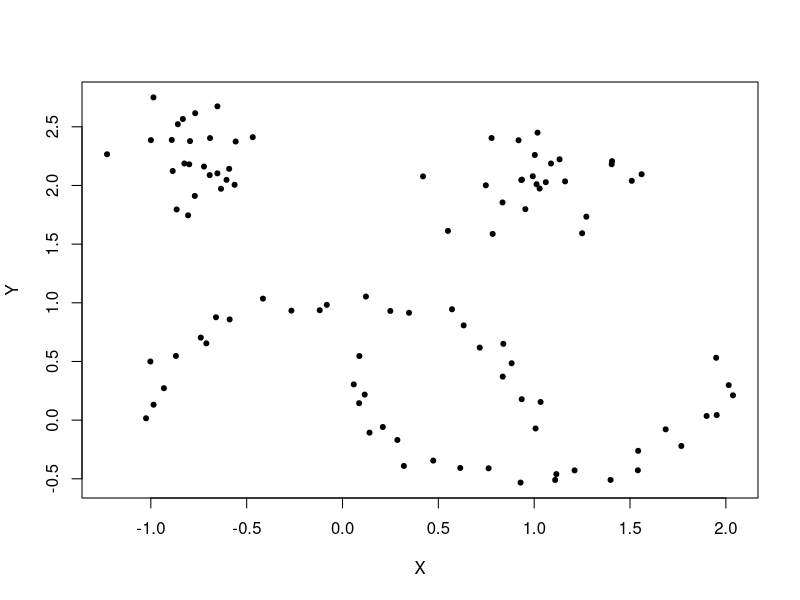
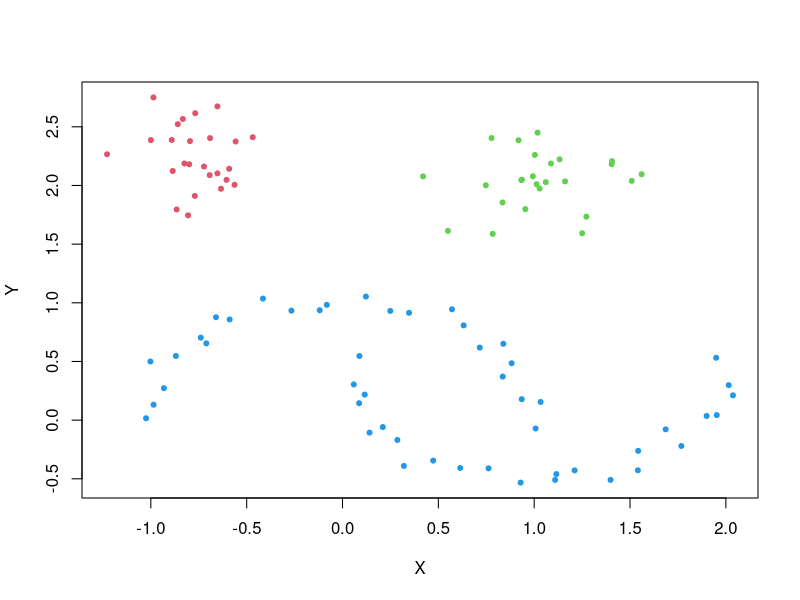
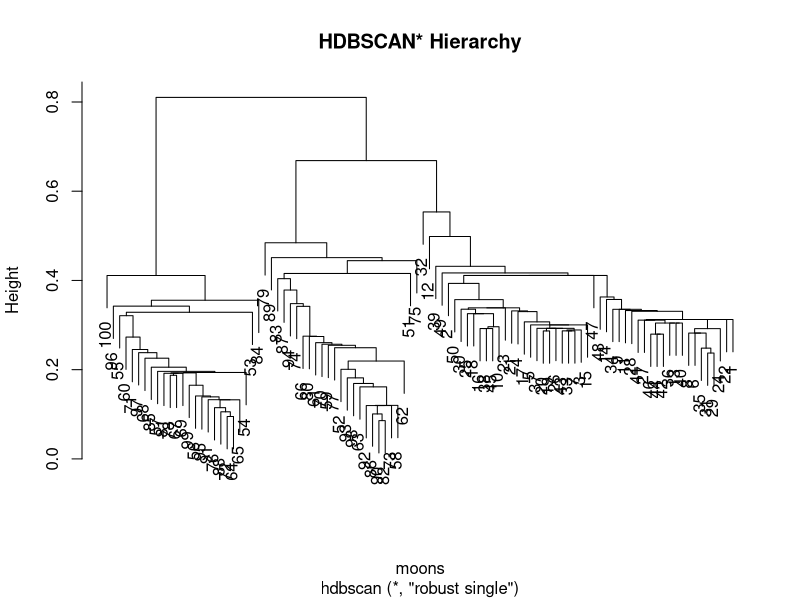

Write the R code that produced these figures, in order. (Note: this script raises an error after producing the figures.)
## ---- chunk 1
library("dbscan")
data("moons")
plot(moons, pch=20)
## ---- chunk 2
  cl <- hdbscan(moons, minPts = 5)
  cl
## ---- chunk 3
 plot(moons, col=cl$cluster+1, pch=20)
## ---- chunk 4
cl$hc
## ---- chunk 5
plot(cl$hc, main="HDBSCAN* Hierarchy")
## ---- chunk 6
cl <- hdbscan(moons, minPts = 5)
check <- rep(F, nrow(moons)-1)
core_dist <- kNNdist(moons, k=5-1)[,5-1]

## cutree doesn't distinguish noise as 0, so we make a new method to do it manually 
cut_tree <- function(hcl, eps, core_dist){
  cuts <- unname(cutree(hcl, h=eps))
  cuts[which(core_dist > eps)] <- 0 # Use core distance to distinguish noise
  cuts
}

eps_values <- sort(cl$hc$height, decreasing = T)+.Machine$double.eps ## Machine eps for consistency between cuts 
for (i in 1:length(eps_values)) { 
  cut_cl <- cut_tree(cl$hc, eps_values[i], core_dist)
  dbscan_cl <- dbscan(moons, eps = eps_values[i], minPts = 5, borderPoints = F) # DBSCAN* doesn't include border points
  
  ## Use run length encoding as an ID-independent way to check ordering
  check[i] <- (all.equal(rle(cut_cl)$lengths, rle(dbscan_cl$cluster)$lengths) == "TRUE")
}
print(all(check == T))
## ---- chunk 7
 plot(cl)
## ---- chunk 8
 plot(cl, gradient = c("yellow", "orange", "red", "blue"))
## ---- chunk 9
plot(cl, gradient = c("purple", "blue", "green", "yellow"), scale=1.5)
## ---- chunk 10
plot(cl, gradient = c("purple", "blue", "green", "yellow"), show_flat = T)
## ---- chunk 11
print(cl$cluster_scores)
## ---- chunk 12
  head(cl$membership_prob)
## ---- chunk 13
  plot(moons, col=cl$cluster+1, pch=21)
  colors <- mapply(function(col, i) adjustcolor(col, alpha.f = cl$membership_prob[i]), 
                   palette()[cl$cluster+1], seq_along(cl$cluster))
  points(moons, col=colors, pch=20)
## ---- chunk 14
  top_outliers <- order(cl$outlier_scores, decreasing = T)[1:10]
  colors <- mapply(function(col, i) adjustcolor(col, alpha.f = cl$outlier_scores[i]), 
                   palette()[cl$cluster+1], seq_along(cl$cluster))
  plot(moons, col=colors, pch=20)
  text(moons[top_outliers, ], labels = top_outliers, pos=3)
## ---- chunk 15
data("DS3")
plot(DS3, pch=20, cex=0.25)
## ---- chunk 16
cl2 <- hdbscan(DS3, minPts = 25)
cl2
## ---- chunk 17
  plot(DS3, col=cl2$cluster+1, 
       pch=ifelse(cl2$cluster == 0, 8, 1), # Mark noise as star
       cex=ifelse(cl2$cluster == 0, 0.5, 0.75), # Decrease size of noise
       xlab=NA, ylab=NA)
  colors <- sapply(1:length(cl2$cluster), 
                   function(i) adjustcolor(palette()[(cl2$cluster+1)[i]], alpha.f = cl2$membership_prob[i]))
  points(DS3, col=colors, pch=20)
## ---- chunk 18
  plot(cl2, scale = 3, gradient = c("purple", "orange", "red"), show_flat = T)
